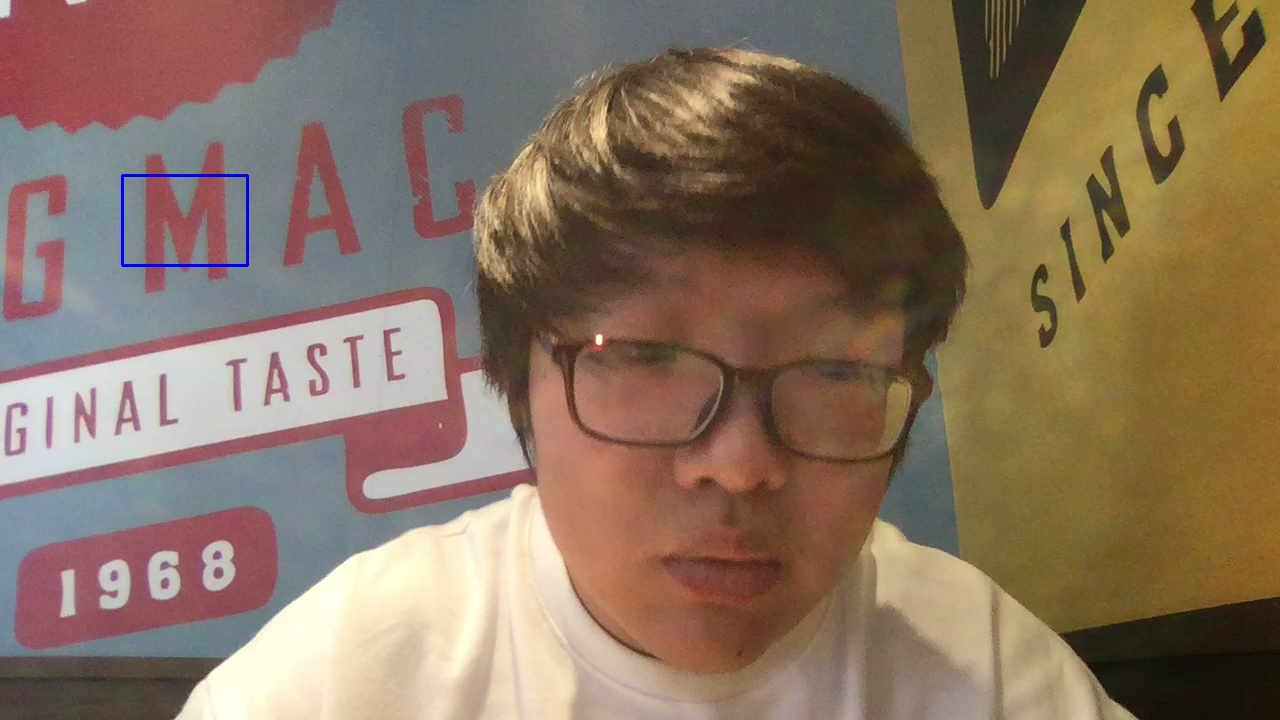
#> input picture test.jpg, 1280 x 720 px, given in place of the camera
$ python trial.py
#> lines starting #> are read from the running program, lines starting #| are printed output that depends on the picture; after the words box and inside, x2 and y2 are one past the last pixel; in counts of white or black regions, pixels touching at a corner belong together
import cv2
import numpy as np
import time


readlower = np.array([156, 179, 144])
readupper = np.array([180, 255, 255])
readlower1 = np.array([0, 128, 146])
readupper2 = np.array([5, 255, 255])
lowerarry = [[readlower, readupper, 'red'], [readlower1, readupper2, 'red1']]
capture = cv2.VideoCapture(0)
while True:
	ret, frame = capture.read()
#> frame is the input picture: shape (720, 1280, 3); mean B, G, R 95.7, 114.8, 136.8
	frame = cv2.resize(frame, (640, 480))
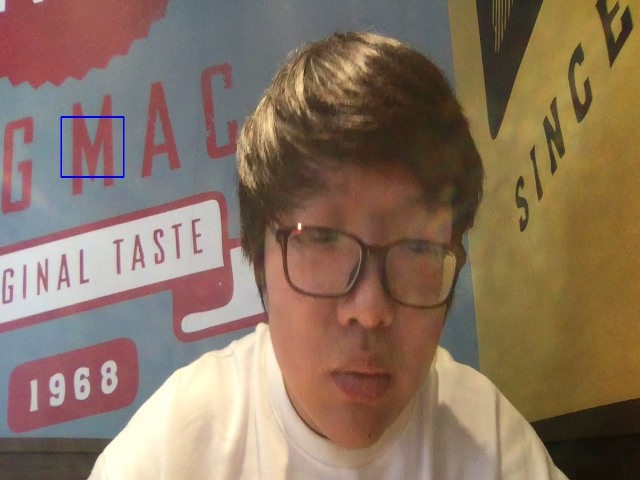
#> frame: shape (480, 640, 3); mean B, G, R 95.7, 114.8, 136.8
	if ret == False:
		print("video is erro")
	hsv = cv2.cvtColor(frame, cv2.COLOR_BGR2HSV)
#> hsv: shape (480, 640, 3); mean H, S, V 48.4, 95, 140.3
	for colormin, colermax, name in lowerarry:
		mask = cv2.inRange(hsv, colormin, colermax)
#> this loop made 2 passes
#> pass 2, `mask = cv2.inRange(hsv, colormin, colermax)`:
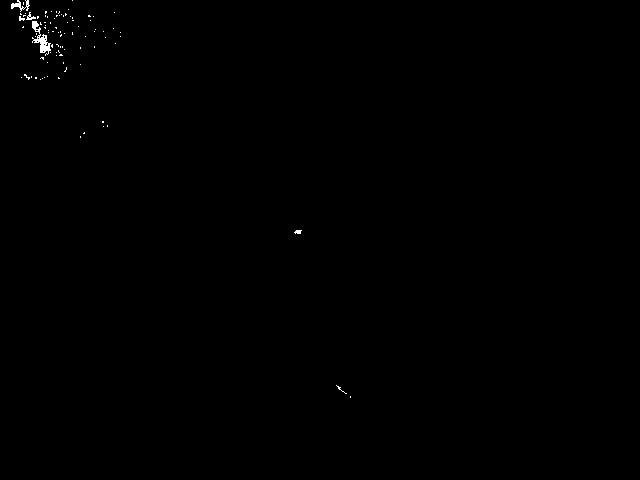
#> mask: shape (480, 640); 0.2% white in thin lines or dots, all inside (x1, y1, x2, y2) = (11, 0, 351, 398)
	# res = cv2.bitwise_and(frame, frame, mask=mask)
	# mask=cv2.erode(mask,None,iterations=1)
	mask = cv2.dilate(mask, None, iterations = 25)
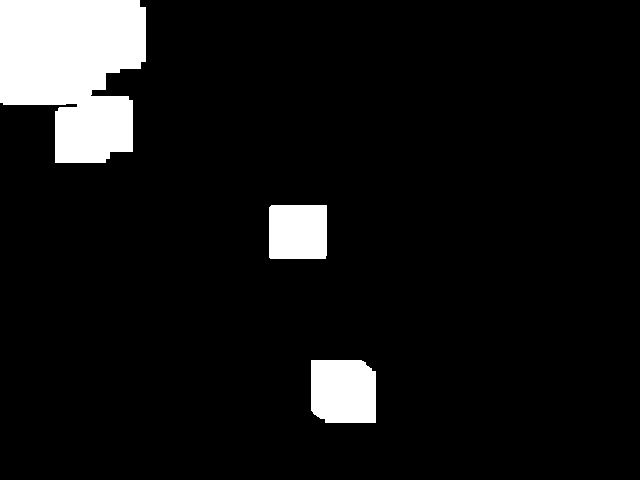
#> mask: shape (480, 640); 8.2% white; 3 white regions, box (x1, y1, x2, y2) and area: (0, 0, 146, 163) 18192, (311, 360, 376, 423) 3913, (269, 205, 327, 259) 3125
	ret, binary = cv2.threshold(mask, 15, 255, cv2.THRESH_BINARY)
	cv2.imshow('result', binary)
	kernel = cv2.getStructuringElement(cv2.MORPH_RECT, (21, 7))
	closed = cv2.morphologyEx(binary, cv2.MORPH_CLOSE, kernel)
#> closed: shape (480, 640); 8.3% white; 3 white regions, box (x1, y1, x2, y2) and area: (0, 0, 146, 163) 18351, (311, 360, 376, 423) 3913, (269, 205, 327, 259) 3125
	cv2.imshow('closed', closed)
	# erode = cv2.erode(closed, None, iterations=4)
	# cv2.imshow('erode', erode)
	dilate = cv2.dilate(closed, None, iterations = 50)
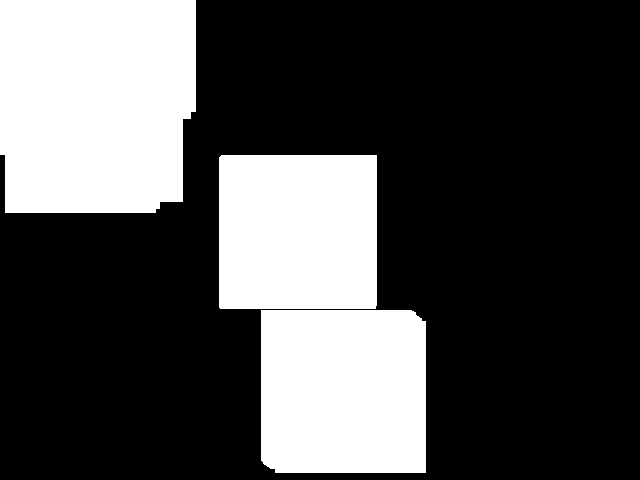
#> dilate: shape (480, 640); 29.6% white; 3 white regions
	cv2.imshow('dilate', dilate)
	contours, hierarchy = cv2.findContours(binary, cv2.RETR_EXTERNAL, cv2.CHAIN_APPROX_SIMPLE)
#> contours = 3 contours; box (x1, y1, x2, y2) and area: (0, 0, 146, 163) 17827, (311, 360, 376, 423) 3794, (269, 205, 327, 259) 3016
	# res=_.copy()
	for con in contours:
		x, y, w, h = cv2.boundingRect(con)  # 将轮廓分解为识别对象的左上角坐标和宽、高
		# 在图像上画上矩形（图片、左上角坐标、右下角坐标、颜色、线条宽度）
		cv2.rectangle(frame, (x, y), (x + w, y + h), (255, 0, 0), 3)
#> this loop made 3 passes
#> (x, y, w, h) on passes 1 to 3: (311, 360, 65, 63), (269, 205, 58, 54), (0, 0, 146, 163)
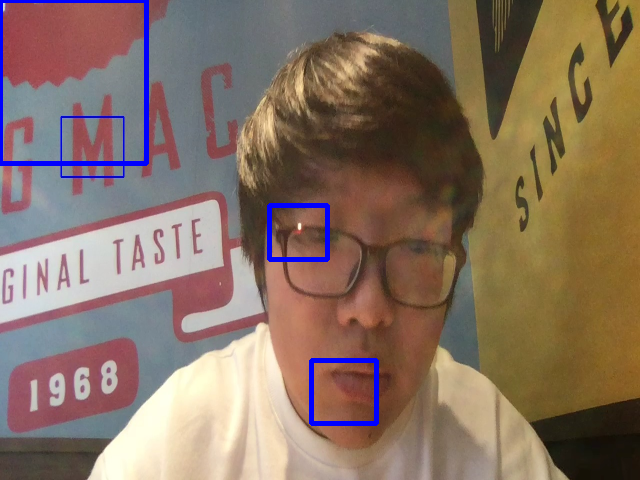
#> frame: shape (480, 640, 3); 1.57% of pixels changed, all inside (x1, y1, x2, y2) = (0, 0, 379, 426)

	cv2.imshow('res', frame)
	key = cv2.waitKey(1)
#> (key q is pressed here)
	if key == ord('q'):
		break
